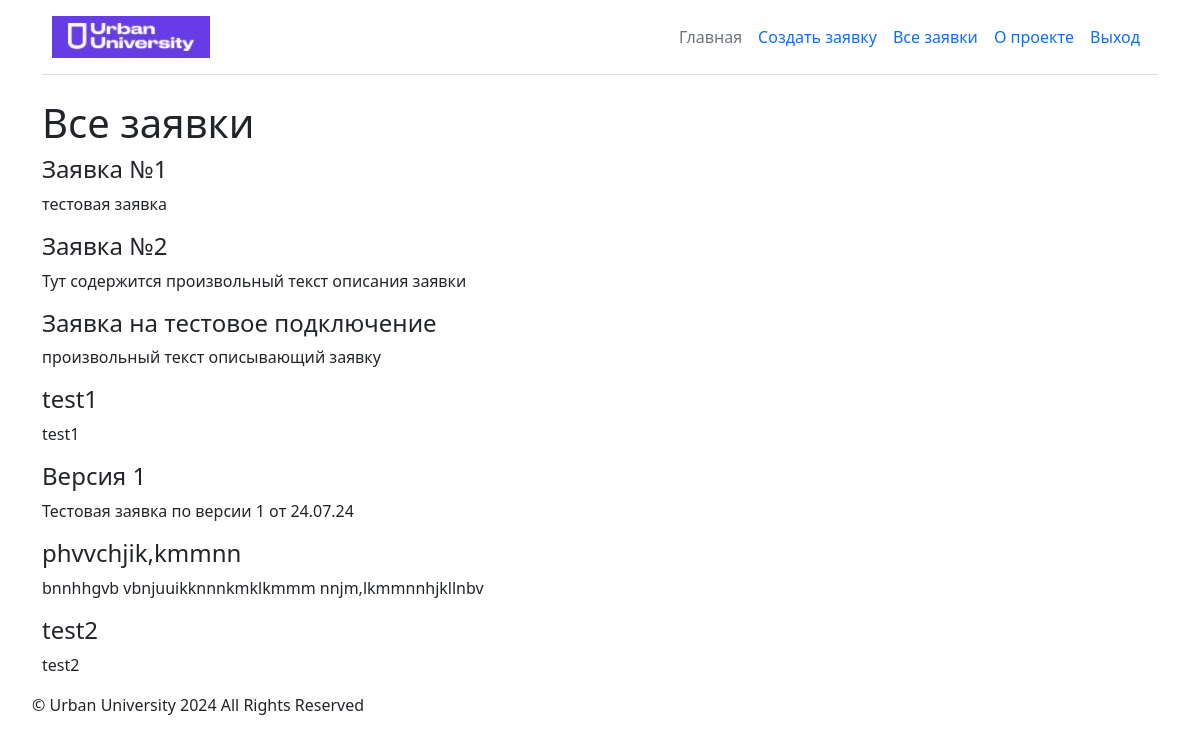
Page /posts on the earlier database version.
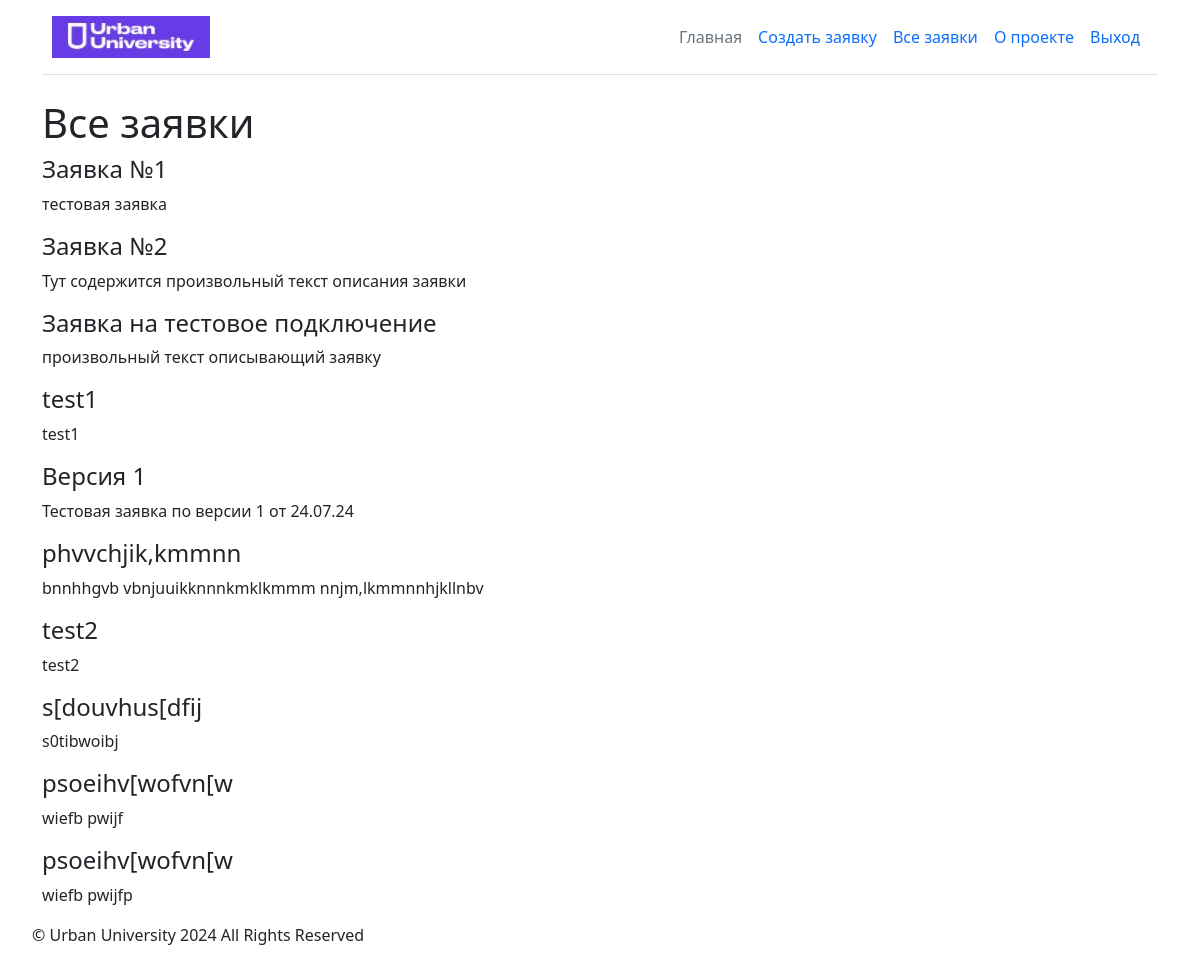
Same page on the later database version.
### app.py (models this page shows)
class Post(db.Model):
    id = db.Column(db.Integer, primary_key=True)
    title = db.Column(db.String(100), nullable=False)
    text = db.Column(db.Text, nullable=False)
    date = db.Column(db.DateTime, default=datetime.now())

### app.py (the view)
@app.route('/posts')
def posts():
    posts = Post.query.all()
    return render_template('posts.html', posts=posts)

### templates/posts.html (shortened to what this page needs)
{% extends 'base.html' %}
{% block body %}
<h1>Все заявки</h1>
    {% for post in posts %}
    <h4>{{post.title}}</h4>
    <p>{{post.text}}</p>
    {% endfor %}
{% endblock %}

### templates/base.html (shortened to what this page needs)
<!DOCTYPE html>
<html lang="en">
<head>
    <link href="https://cdn.jsdelivr.net/npm/bootstrap@5.3.3/dist/css/bootstrap.min.css" rel="stylesheet">
        <link rel="stylesheet" href="{{ url_for('static', filename='css/main.css') }}">
</head>
<body>
    <div class="container">
        <header class="d-flex flex-wrap align-items-center justify-content-center justify-content-md-between py-3 mb-4 border-bottom">
            <a href="/" class="d-inline-flex link-body-emphasis text-decoration-none">
              <img src="{{ url_for('static', filename='img/logo.png') }}" alt="logo">
            </a>
          <ul class="nav col-12 col-md-auto mb-2 justify-content-center mb-md-0">
              <li><a href="{{url_for('index')}}" class="nav-link px-2 link-secondary">Главная</a></li>
              <li><a href="{{url_for('create')}}" class="nav-link px-2">Создать заявку</a></li>
              <li><a href="{{url_for('posts')}}" class="nav-link px-2">Все заявки</a></li>
              <li><a href="{{url_for('about')}}" class="nav-link px-2">О проекте</a></li>
              <li><a href="{{url_for('logout')}}" class="nav-link px-2">Выход</a></li>
          </ul>
            </header>
            {% block body %}{% endblock %}
    </div>
<ul>
    <div class="footer">
        <p> &copy; Urban University 2024 All Rights Reserved</p>
    </div>
</ul>
</body>
</html>

### static/css/main.css (style rules this page uses)
header { position: sticky; top:0; padding: 10px; z-index: 1000; background: #fff; }
body { background-color: #fff; }
header { position: sticky; top: 0; z-index: 1000 background: #fff; }

Differences in the rows shown:
added Post: title "s[douvhus[dfij", text "s0tibwoibj"
added Post: title "psoeihv[wofvn[w", text "wiefb pwijf"
added Post: title "psoeihv[wofvn[w", text "wiefb pwijfp"
